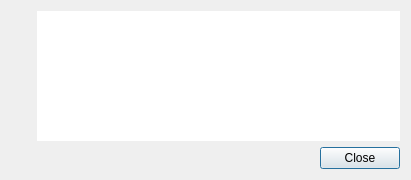
<?xml version="1.0" encoding="UTF-8"?>
<ui version="4.0">
 <class>ErrorDialog</class>
 <widget class="QDialog" name="ErrorDialog">
  <property name="geometry">
   <rect>
    <x>0</x>
    <y>0</y>
    <width>411</width>
    <height>180</height>
   </rect>
  </property>
  <property name="windowTitle">
   <string>AudioWire Error</string>
  </property>
  <property name="windowIcon">
   <iconset resource="../../data/data.qrc">
    <normaloff>:/icon.png</normaloff>:/icon.png</iconset>
  </property>
  <layout class="QVBoxLayout" name="verticalLayout_2">
   <item>
    <layout class="QHBoxLayout" name="horizontalLayout">
     <item>
      <layout class="QVBoxLayout" name="verticalLayout">
       <item>
        <widget class="QLabel" name="icon"/>
       </item>
       <item>
        <spacer name="verticalSpacer">
         <property name="orientation">
          <enum>Qt::Vertical</enum>
         </property>
         <property name="sizeHint" stdset="0">
          <size>
           <width>20</width>
           <height>40</height>
          </size>
         </property>
        </spacer>
       </item>
      </layout>
     </item>
     <item>
      <widget class="QTextEdit" name="messages">
       <property name="frameShape">
        <enum>QFrame::NoFrame</enum>
       </property>
       <property name="horizontalScrollBarPolicy">
        <enum>Qt::ScrollBarAlwaysOff</enum>
       </property>
       <property name="readOnly">
        <bool>true</bool>
       </property>
      </widget>
     </item>
    </layout>
   </item>
   <item>
    <widget class="QDialogButtonBox" name="buttonBox">
     <property name="orientation">
      <enum>Qt::Horizontal</enum>
     </property>
     <property name="standardButtons">
      <set>QDialogButtonBox::Close</set>
     </property>
    </widget>
   </item>
  </layout>
 </widget>
 <resources>
  <include location="../../data/data.qrc"/>
 </resources>
 <connections>
  <connection>
   <sender>buttonBox</sender>
   <signal>accepted()</signal>
   <receiver>ErrorDialog</receiver>
   <slot>accept()</slot>
   <hints>
    <hint type="sourcelabel">
     <x>248</x>
     <y>254</y>
    </hint>
    <hint type="destinationlabel">
     <x>157</x>
     <y>274</y>
    </hint>
   </hints>
  </connection>
  <connection>
   <sender>buttonBox</sender>
   <signal>rejected()</signal>
   <receiver>ErrorDialog</receiver>
   <slot>reject()</slot>
   <hints>
    <hint type="sourcelabel">
     <x>316</x>
     <y>260</y>
    </hint>
    <hint type="destinationlabel">
     <x>286</x>
     <y>274</y>
    </hint>
   </hints>
  </connection>
 </connections>
</ui>
